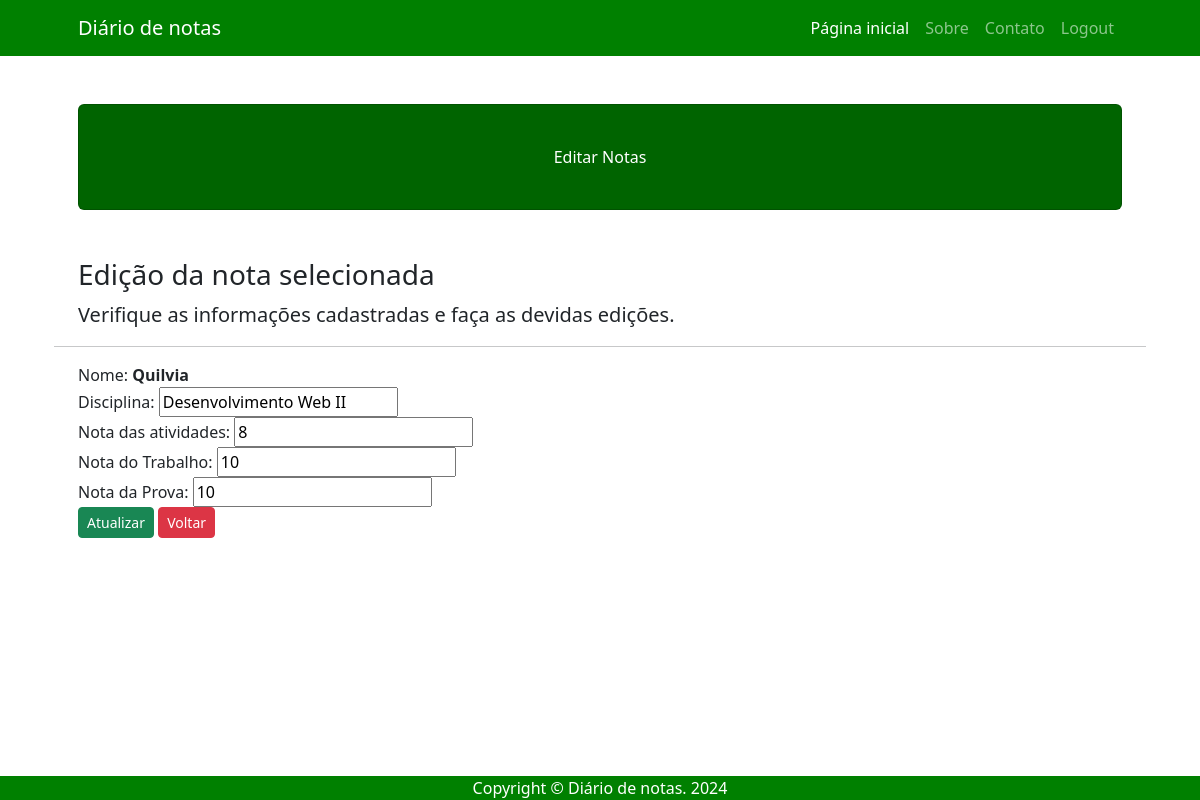
The app's page /editar_verificacao/1 (signed in) with its own data.
### usuarios/models.py (models this page shows)
class Nota(models.Model):
    nome_aluno = models.CharField(max_length = 200)
    disciplina = models.CharField(max_length = 200)
    nota_atividades = models.IntegerField(default = 0)
    nota_trabalho = models.IntegerField(default = 0)
    nota_prova = models.IntegerField(default = 0)
    media = models.IntegerField(blank = True, default = 0)

### usuarios/views.py (the view)
# urls.py: path('editar_verificacao/<int:pk>', views.editar_verificacao, name = 'editar_verificacao'),
def editar_verificacao(request, pk):
    if request.method == "GET":
        if request.user.is_authenticated:
           lista_notas = Nota.objects.get(pk=pk)
           dicionario_notas = {'lista_notas':lista_notas}
           return render(request, 'usuarios/editar.html', dicionario_notas)
        else:
           return HttpResponse("Faça o login para acessar!")

### usuarios/templates/usuarios/editar.html (shortened to what this page needs)
{% extends 'usuarios/base.html' %}
{% block titulo %}Editar Notas{% endblock %}
{%block conteudo %}
<h3>Edição da nota selecionada</h3>
<p class ="lead">Verifique as informações cadastradas e faça as devidas edições.</p>
<hr>
<form action="{% url 'editar' lista_notas.pk %}" method="POST">
    <div class="form-register">
        <label for="userName">Nome:</label>
        <label for="Name" style="font-weight: bold;">{{user.first_name}}</label>
    </div>
    <div class="form-register">
        <label for="disciplinaName">Disciplina:</label>
        <input type="text" id="disciplinaName" name="disciplina" value="{{ lista_notas.disciplina}}">
    </div>
    <div class="form-register">
        <label for="notaAtividades">Nota das atividades:</label>
        <input type="text" id="notaAtividades" name="nota_atividades" value="{{ lista_notas.nota_atividades}}">
    </div>
    <div class="form-register">
        <label for="notaTrabalho">Nota do Trabalho:</label>
        <input type="text" id="notaTrabalho" name="nota_trabalho" value="{{ lista_notas.nota_trabalho}}">
    </div>
    <div class="form-register">
        <label for="notaProva">Nota da Prova:</label>
        <input type="text" id="notaProva" name="nota_prova" value="{{ lista_notas.nota_prova}}">
    </div>
    <div class="update">
        <button type="submit" class="btn btn-success btn-sm">Atualizar</button>
         <a href="{% url 'alterar' %}" class="btn btn-danger btn-sm">Voltar</a>
    </div>
</form>
{% endblock %}

### records on screen
Nota: disciplina "Desenvolvimento Web II", nota_atividades "8", nota_trabalho "10", nota_prova "10"

### other values on screen
{{ user.first_name }} "Quilvia"
